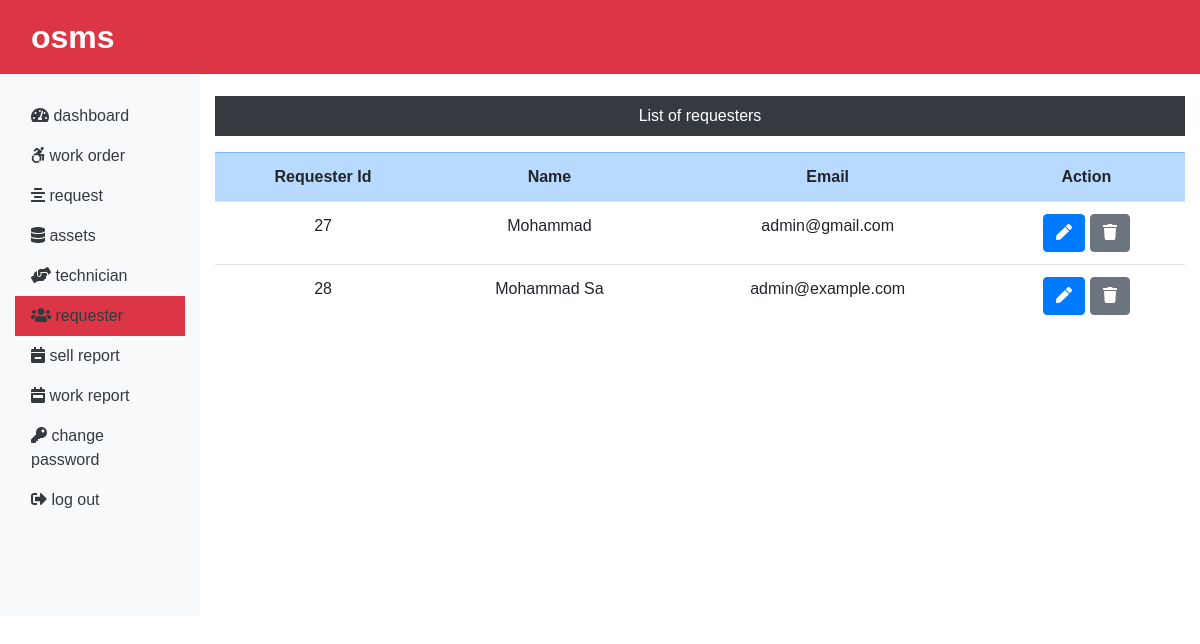
The app's page /admin/requester.php (signed in) with its own data.
### tables this page shows
CREATE TABLE `requesterlogin_tb` (
  `r_login_id` int(11) NOT NULL,
  `r_name` varchar(50) NOT NULL,
  `r_email` varchar(50) NOT NULL,
  `r_password` varchar(50) NOT NULL
);

### admin/requester.php (the view, shortened to what this page needs)
<?php
include("../config.php");
include("includes/header.php");
?>
<div class="container-fluid">
    <div class="row">
        <?php include("sidebar.php");?>
        <div class="col-sm-10 mt-5 text-center" >
        <p class="bg-dark text-white mt-5 p-2">List of requesters</p>
    <?php
    $sql = "SELECT * FROM requesterlogin_tb";
    $result= mysqli_query($connect,$sql) or die("Query failed");
    if(mysqli_num_rows($result) > 0){
    ?>
        <table class="table ">
            <thead class="font-weight-bold text-capitalize table-primary">
            <tr>
                <td>requester id</td>
                <td>name</td>
                <td>email </td>
                <td>action </td>
            </tr>
            </thead>
            <tbody>
            <?php
            while($row = mysqli_fetch_array($result)){
            ?>
            <tr>
                <td><?php echo $row["r_login_id"];?></td>
                <td><?php echo $row["r_name"];?></td>
                <td><?php echo $row["r_email"];?></td>
                <td><form action="editrequester.php" method="post">
                <button type="submit" name="editbtn" class="btn btn-primary"> <i class="fas fa-pen  "></i></button>
                <button type="submit" name="dltbtn" class="btn btn-secondary" > <i class="fas fa-trash    "></i> </button>
                </form></td>
            </tr>
            <?php
             }
            ?>
            </tbody>
        </table>
    <?php
}
    ?>
        </div>
    </div>
</div>
<?php
include("includes/footer.php");
?>

### css/style.css (style rules this page uses)
* { margin: 0; padding: 0; box-sizing: border-box; }
.btn, .btn:focus button { outline: transparent; box-shadow: transparent; outline: none; }
body { font-family: 'Ubuntu', sans-serif; scroll-behavior: smooth; }

### records on screen
requesterlogin_tb: r_login_id "27", r_name "Mohammad", r_email "admin@gmail.com"
requesterlogin_tb: r_login_id "28", r_name "Mohammad Sa", r_email "admin@example.com"
